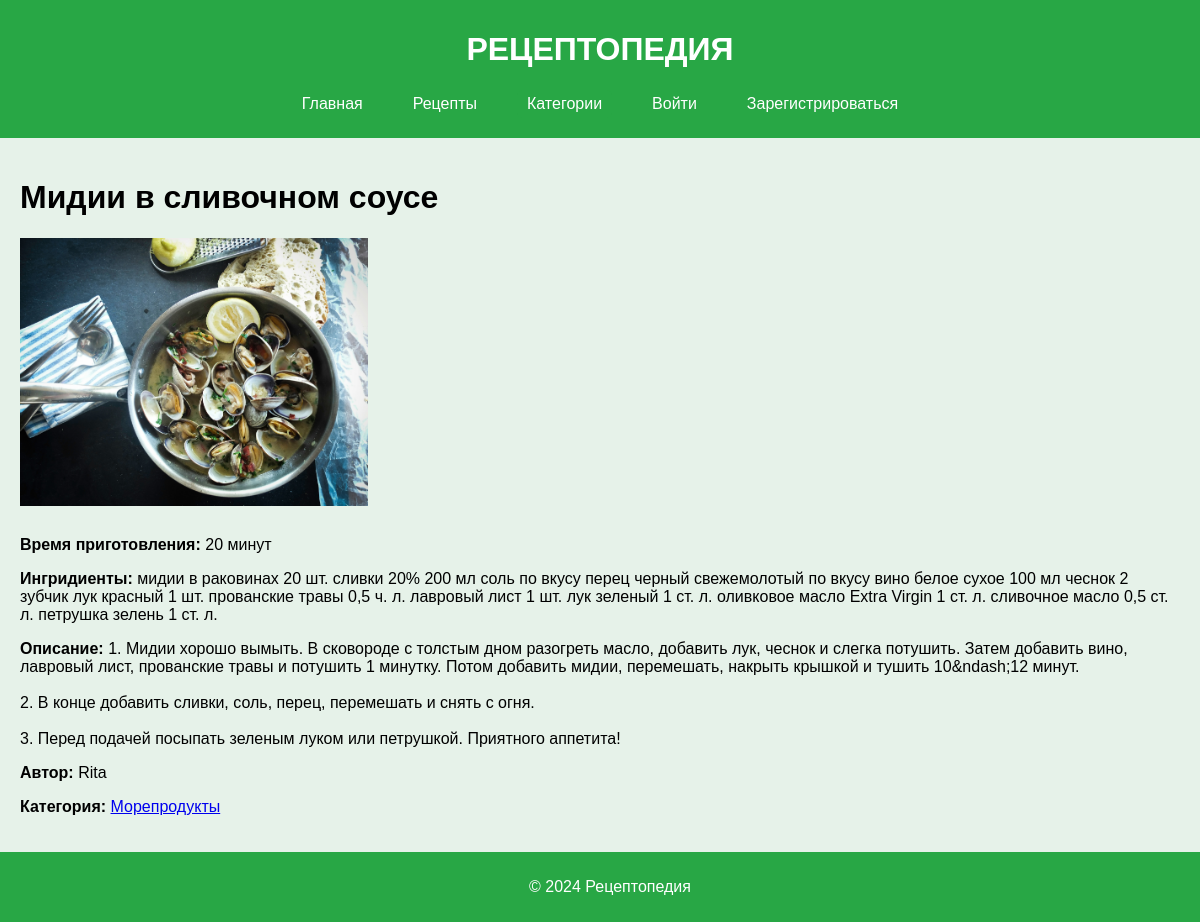
/recipe/18/, run on an earlier commit of the app's database.
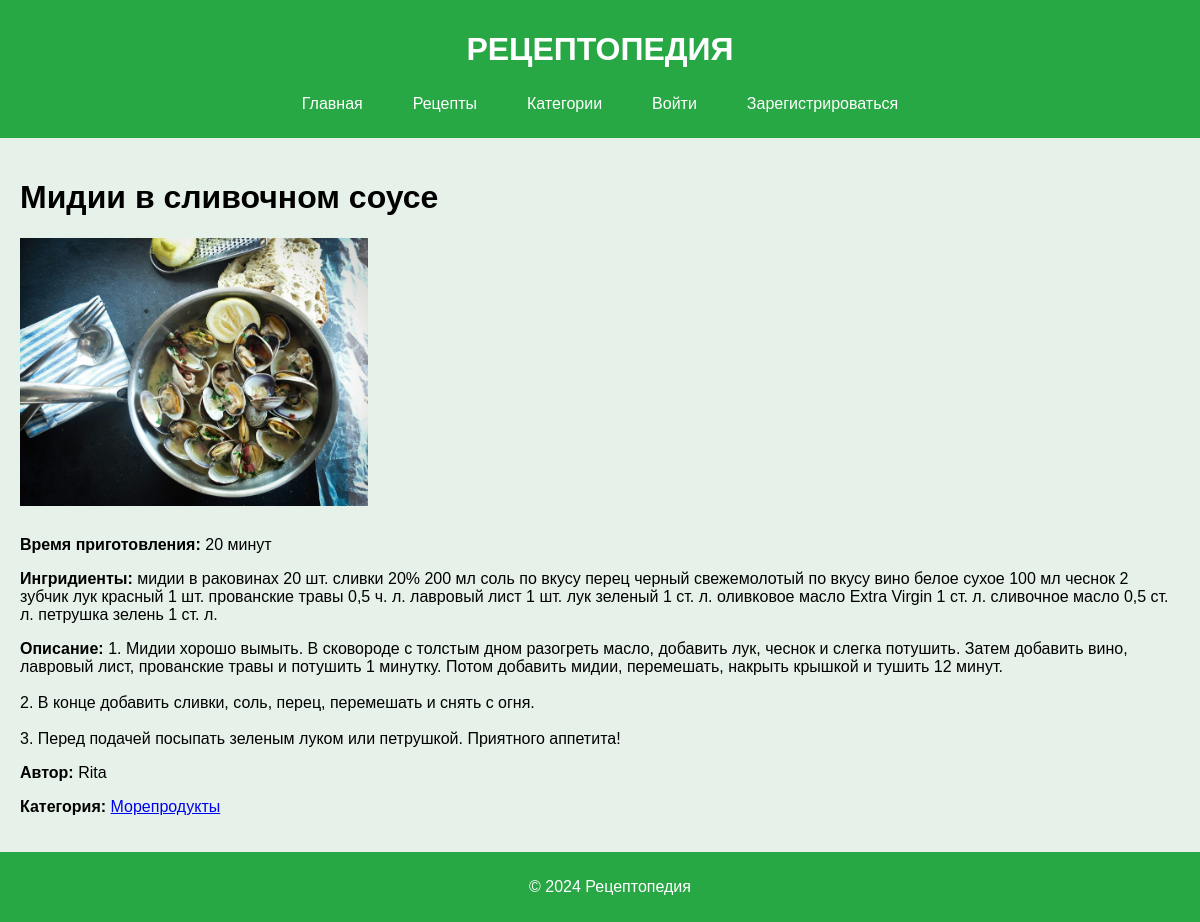
And on a later commit of the database.
### recipesapp/models.py (models this page shows, shortened)
class Recipe(models.Model):
    title = models.CharField(max_length=200)
    image = models.ImageField(upload_to='recipe_images/')
    category = models.ManyToManyField('RecipeCategory', blank=True)
    cooking_time = models.IntegerField()  # in minutes
    ingredients = models.TextField()
    description = models.TextField()
    author = models.ForeignKey(User, on_delete=models.CASCADE)

### recipesapp/views.py (the view)
# urls.py: path('recipe/<int:pk>/', recipe_detail, name='recipe_detail'),
def recipe_detail(request, pk):
    recipe = Recipe.objects.get(pk=pk)
    return render(request, 'recipesapp/recipe_detail.html', {'recipe': recipe})

### recipesapp/templates/recipesapp/recipe_detail.html (shortened to what this page needs)
{% extends 'base.html' %}
{% block content %}
    <h1>{{ recipe.title }}</h1>
    {% if recipe.image %}
        <img src="{{ recipe.image.url }}" alt="{{ recipe.title }}" class="recipe-image">
    {% else %}
        <p>Изображение отсутствует</p>
    {% endif %}
    <p><strong>Время приготовления:</strong> {{ recipe.cooking_time }} минут</p>
    <p class="ingredients-list"><strong>Ингридиенты:</strong> {{ recipe.ingredients }}</p>
    <p class="description"><strong>Описание:</strong> {{ recipe.description }}</p>
    <p><strong>Автор:</strong> {{ recipe.author.username }}</p>
    <p><strong>Категория:</strong>
        {% for category in recipe.category.all %}
            <a href="{% url 'category_detail' category.pk %}">{{ category.name }}</a>{% if not forloop.last %}, {% endif %}
        {% empty %}
            None
        {% endfor %}
    </p>
{% endblock %}

What changed in the data, as far as the page shows it:
changed Recipe "Мидии в сливочном соусе": description "…накрыть крышкой и тушить 10&ndash;12 минут. 2. В конце…" → "…накрыть крышкой и тушить 12 минут. 2. В конце…"
